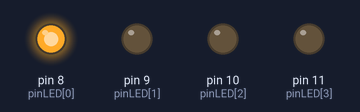
Recording of a sketch running on a simulated Arduino Uno, built with avr-gcc and run on an emulated ATmega328P. Parts: output pins drawn as LEDs (lit = HIGH).

Above: at 0.1 s.
At 0.7 s:
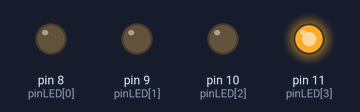
At 1.7 s:
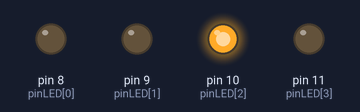
At 2.7 s:
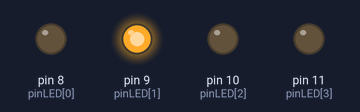
Timing chart, 0 to 3.0 s (numbered marks = the images above):
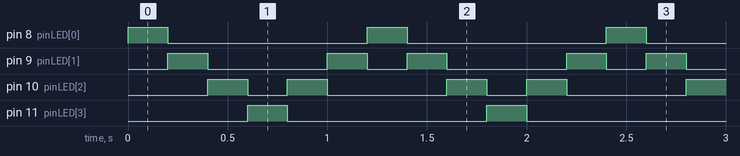

Measured:
- by itself, pin 8 (pinLED[0]), pin 11 (pinLED[3]): alternates HIGH for 0.20 s and LOW for 1.0 s
- by itself, pin 9 (pinLED[1]): repeats every 1.2 s: LOW 0.60 s, HIGH 0.20 s, LOW 0.20 s, HIGH 0.20 s
- by itself, pin 10 (pinLED[2]): repeats every 1.2 s: LOW 0.20 s, HIGH 0.20 s, LOW 0.60 s, HIGH 0.20 s

The sketch:

Sketch_LED_Animasi_With_ARRAY_Versi2.ino
```cpp
/*
Nama      : Ahmad Bustanul Aziz
Tanggal   : 2 Oktober 2021
Deskripsi : Sketch LED Animasi with ARRAY Versi 2
 */

//Inisialisasi jumlah LED
const int numLED = 4;
//Inisialisasi array LED
const int pinLED[numLED]={8,9,10,11};

void setup() {
  //Inisialisasi semua pin LED sebagai OUTPUT
  for(int i=0;i<4;i++){
    pinMode(pinLED[i], OUTPUT);
  }
}

void loop() {
  //Hidupkan LED secara bertahap dari index 0-2
  //Dan terdapat delay 200ms sebalum mati
  for(int i=0;i<3;i++) {
    digitalWrite(pinLED[i], HIGH);
    delay(200);
    digitalWrite(pinLED[i], LOW);
  }

  //Hidupkan LED secara bertahap dari index 2-0
  //Dan terdapat delay 200ms sebalum mati
  for(int i=3;i>0;i--) {
    digitalWrite(pinLED[i], HIGH);
    delay(200);
    digitalWrite(pinLED[i], LOW);
  }
}
```
